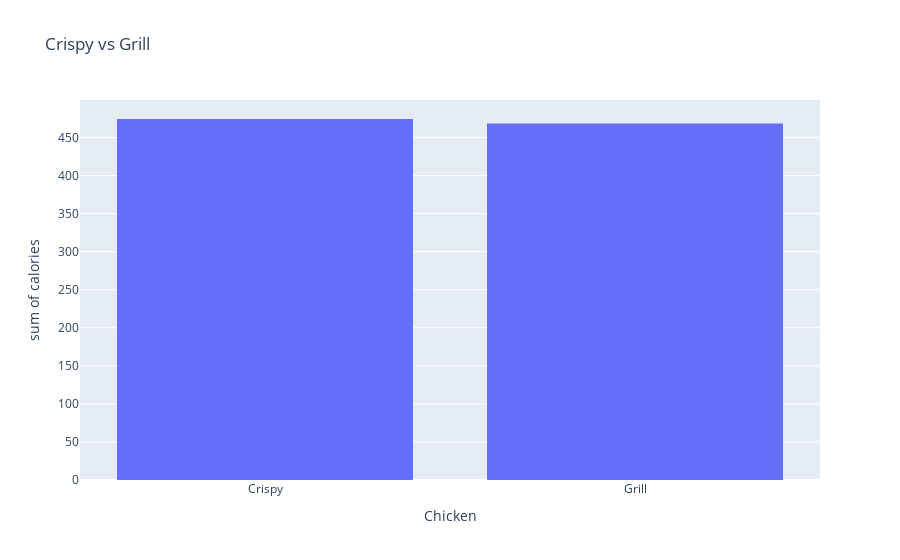

Source (notebook cell):
### Markdown cell above
##### Step 5: Get the final visual comparison of Crispy vs Grilled on the basis of calories

### Code cell
data = pd.DataFrame({"Chicken":["Crispy","Grill"],"calories":[crispy_avg,grill_avg]})

exp.histogram(data_frame = data,x = 'Chicken',y = 'calories',title = "Crispy vs Grill")

### Figure 1 — Plotly figure (JSON) as saved in the notebook; plotly's stock layout.template omitted (floating-point values rounded to 4 significant figures)
{"data": [{"alignmentgroup": "True", "bingroup": "x", "histfunc": "sum", "hovertemplate": "Chicken=%{x}<br>sum of calories=%{y}<extra></extra>", "legendgroup": "", "marker": {"color": "#636efa", "pattern": {"shape": ""}}, "name": "", "offsetgroup": "", "orientation": "v", "showlegend": false, "type": "histogram", "x": ["Crispy", "Grill"], "xaxis": "x", "y": [474.3, 468.3], "yaxis": "y"}], "layout": {"barmode": "relative", "legend": {"tracegroupgap": 0}, "title": {"text": "Crispy vs Grill"}, "xaxis": {"anchor": "y", "domain": [0, 1], "title": {"text": "Chicken"}}, "yaxis": {"anchor": "x", "domain": [0, 1], "title": {"text": "sum of calories"}}}}
